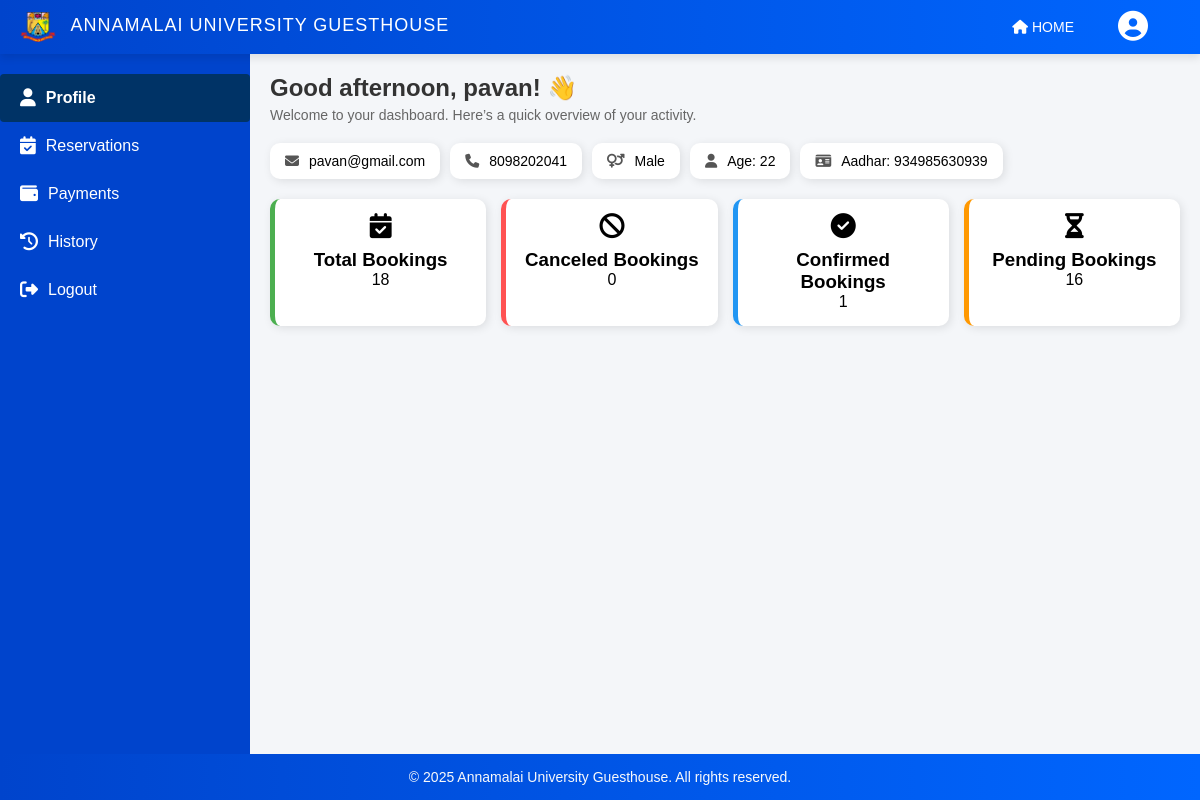
The app's page /user_profile.php (signed in) with its own data.
### tables this page shows
CREATE TABLE `users` (
  `id` int(11) NOT NULL,
  `username` varchar(100) NOT NULL,
  `password` varchar(255) NOT NULL,
  `mailid` varchar(150) NOT NULL,
  `phone` varchar(15) NOT NULL,
  `gender` enum('Male','Female','Other') NOT NULL,
  `age` int(11) NOT NULL,
  `aadhar` varchar(16) NOT NULL,
  `otp` varchar(6) DEFAULT NULL,
  `otp_expiry` datetime DEFAULT NULL,
  `status` enum('active','inactive') NOT NULL DEFAULT 'active'
);

### user_profile.php (the view, shortened to what this page needs)
<?php
require_once 'db_connect.php';
$user_id = $_SESSION['user_id'];
$query = "SELECT username, mailid, phone, gender, age, aadhar FROM users WHERE id = ?";
$stmt = $conn->prepare($query);
$stmt->bind_param("i", $user_id);
$stmt->execute();
$result = $stmt->get_result();
$user = $result->fetch_assoc();
$totalBookingsQuery = "SELECT COUNT(*) AS total FROM reservations WHERE user_id = ?";
$canceledBookingsQuery = "SELECT COUNT(*) AS canceled FROM reservations WHERE user_id = ? AND status = 'canceled'";
$confirmedBookingsQuery = "SELECT COUNT(*) AS confirmed FROM reservations WHERE user_id = ? AND status = 'confirmed'";
$pendingBookingsQuery = "SELECT COUNT(*) AS pending FROM reservations WHERE user_id = ? AND status = 'pending'";
$stmt1 = $conn->prepare($totalBookingsQuery);
$stmt1->bind_param("i", $user_id);
$stmt1->execute();
$totalBookingsResult = $stmt1->get_result();
$totalBookings = $totalBookingsResult->fetch_assoc()['total'];
$stmt2 = $conn->prepare($canceledBookingsQuery);
$stmt2->bind_param("i", $user_id);
$stmt2->execute();
$canceledBookingsResult = $stmt2->get_result();
$canceledBookings = $canceledBookingsResult->fetch_assoc()['canceled'];
$stmt3 = $conn->prepare($confirmedBookingsQuery);
$stmt3->bind_param("i", $user_id);
$stmt3->execute();
$confirmedBookingsResult = $stmt3->get_result();
$confirmedBookings = $confirmedBookingsResult->fetch_assoc()['confirmed'];
$stmt4 = $conn->prepare($pendingBookingsQuery);
$stmt4->bind_param("i", $user_id);
$stmt4->execute();
$pendingBookingsResult = $stmt4->get_result();
$pendingBookings = $pendingBookingsResult->fetch_assoc()['pending'];
$current_hour = date('H');
if ($current_hour >= 5 && $current_hour < 12) {
    $greeting = "Good morning";
} elseif ($current_hour >= 12 && $current_hour < 17) {
    $greeting = "Good afternoon";
} elseif ($current_hour >= 17 && $current_hour < 21) {
    $greeting = "Good evening";
} else {
    $greeting = "Good night";
}
?>
<!DOCTYPE html>
<html lang="en">
<head>
    <link rel="stylesheet" href="css/user_profile.css">
    <link rel="stylesheet" href="https://cdnjs.cloudflare.com/ajax/libs/font-awesome/6.4.2/css/all.min.css">
</head>
<body>
    <?php include("includes/header.php"); ?>
    <div class="dashboard-wrapper">
        <?php include("includes/user_sidebar.php"); ?>
        <div class="dashboard-content">
            <div class="welcome-section">
                <h2><?php echo $greeting . ", " . htmlspecialchars($user['username']); ?>! 👋</h2>
                <p class="subtext">Welcome to your dashboard. Here’s a quick overview of your activity.</p>
            </div>
            <div class="user-info">
                <div class="info-card"><i class="fa-solid fa-envelope"></i> <?php echo htmlspecialchars($user['mailid']); ?></div>
                <div class="info-card"><i class="fa-solid fa-phone"></i> <?php echo htmlspecialchars($user['phone']); ?></div>
                <div class="info-card"><i class="fa-solid fa-venus-mars"></i> <?php echo htmlspecialchars($user['gender']); ?></div>
                <div class="info-card"><i class="fa-solid fa-user"></i> Age: <?php echo htmlspecialchars($user['age']); ?></div>
                <div class="info-card"><i class="fa-solid fa-id-card"></i> Aadhar: <?php echo htmlspecialchars($user['aadhar']); ?></div>
            </div>
            <div class="dashboard-cards">
                <div class="card total">
                    <i class="fa-solid fa-calendar-check"></i>
                    <h3>Total Bookings</h3>
                    <p><?php echo $totalBookings; ?></p>
                </div>
                <div class="card canceled">
                    <i class="fa-solid fa-ban"></i>
                    <h3>Canceled Bookings</h3>
                    <p><?php echo $canceledBookings; ?></p>
                </div>
                <div class="card confirmed">
                    <i class="fa-solid fa-check-circle"></i>
                    <h3>Confirmed Bookings</h3>
                    <p><?php echo $confirmedBookings; ?></p>
                </div>
                <div class="card pending">
                    <i class="fa-solid fa-hourglass-half"></i>
                    <h3>Pending Bookings</h3>
                    <p><?php echo $pendingBookings; ?></p>
                </div>
            </div>
        </div>
    </div>
    <?php include("includes/footer.php"); ?>
</body>
</html>

### css/user_profile.css (style rules this page uses)
body { font-family: 'Arial', sans-serif; background-color: #f4f6f9; margin: 0; padding: 0; }
.dashboard-wrapper { display: flex; flex-direction: row; }
.dashboard-content { flex: 1; padding: 20px; }
.welcome-section h2 { color: #333; font-size: 24px; margin-bottom: 5px; }
.subtext { color: #666; font-size: 14px; }
.user-info { display: flex; flex-wrap: wrap; gap: 10px; margin: 20px 0; }
.info-card { background: white; padding: 10px 15px; border-radius: 10px; box-shadow: 2px 2px 10px rgba(0, 0, 0, 0.1); display: flex; align-items: center; gap: 10px; font-size: 14px; }
.info-card i { color: #555; }
.dashboard-cards { display: grid; grid-template-columns: repeat(auto-fit, minmax(200px, 1fr)); gap: 15px; }
.card { background: white; padding: 15px; border-radius: 10px; text-align: center; box-shadow: 2px 2px 10px rgba(0, 0, 0, 0.1); }
.card i { font-size: 25px; margin-bottom: 10px; }
.total { border-left: 5px solid #4CAF50; }
.canceled { border-left: 5px solid #FF5252; }
.confirmed { border-left: 5px solid #2196F3; }
.pending { border-left: 5px solid #FF9800; }

### css/user_sidebar.css (style rules this page uses)
* { margin: 0; padding: 0; box-sizing: border-box; font-family: Arial, sans-serif; }

### records on screen
users: username "pavan", mailid "pavan@gmail.com", phone "8098202041", gender "Male", age "22", aadhar "934985630939"

### other values on screen
$greeting "Good afternoon"
$totalBookings "18"
$canceledBookings "0"
$confirmedBookings "1"
$pendingBookings "16"
